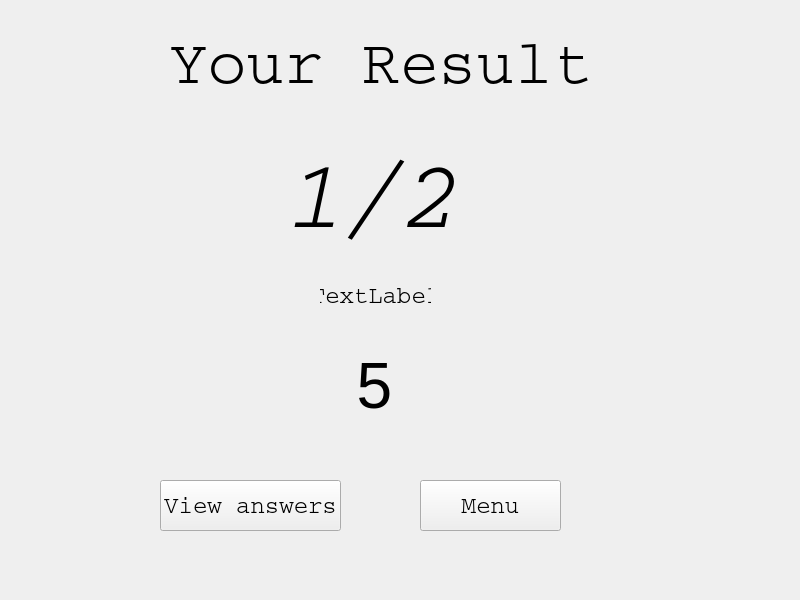
<?xml version="1.0" encoding="UTF-8"?>
<ui version="4.0">
 <class>MainWindow</class>
 <widget class="QMainWindow" name="MainWindow">
  <property name="geometry">
   <rect>
    <x>0</x>
    <y>0</y>
    <width>800</width>
    <height>600</height>
   </rect>
  </property>
  <property name="windowTitle">
   <string>Result</string>
  </property>
  <widget class="QWidget" name="centralwidget">
   <widget class="QLabel" name="resultLabel">
    <property name="geometry">
     <rect>
      <x>210</x>
      <y>80</y>
      <width>321</width>
      <height>241</height>
     </rect>
    </property>
    <property name="font">
     <font>
      <family>Courier</family>
      <pointsize>72</pointsize>
      <italic>true</italic>
     </font>
    </property>
    <property name="text">
     <string>1/2</string>
    </property>
    <property name="alignment">
     <set>Qt::AlignCenter</set>
    </property>
   </widget>
   <widget class="QLabel" name="percentLabel">
    <property name="geometry">
     <rect>
      <x>320</x>
      <y>270</y>
      <width>111</width>
      <height>51</height>
     </rect>
    </property>
    <property name="font">
     <font>
      <family>Courier</family>
      <pointsize>18</pointsize>
     </font>
    </property>
    <property name="text">
     <string>TextLabel</string>
    </property>
    <property name="alignment">
     <set>Qt::AlignCenter</set>
    </property>
   </widget>
   <widget class="QLabel" name="markLabel">
    <property name="geometry">
     <rect>
      <x>339</x>
      <y>330</y>
      <width>71</width>
      <height>111</height>
     </rect>
    </property>
    <property name="font">
     <font>
      <pointsize>48</pointsize>
     </font>
    </property>
    <property name="text">
     <string>5</string>
    </property>
    <property name="alignment">
     <set>Qt::AlignCenter</set>
    </property>
   </widget>
   <widget class="QLabel" name="label">
    <property name="geometry">
     <rect>
      <x>170</x>
      <y>30</y>
      <width>421</width>
      <height>71</height>
     </rect>
    </property>
    <property name="font">
     <font>
      <family>Courier</family>
      <pointsize>48</pointsize>
     </font>
    </property>
    <property name="text">
     <string>Your Result</string>
    </property>
    <property name="alignment">
     <set>Qt::AlignCenter</set>
    </property>
   </widget>
   <widget class="QPushButton" name="viewAnswersButton">
    <property name="geometry">
     <rect>
      <x>160</x>
      <y>480</y>
      <width>181</width>
      <height>51</height>
     </rect>
    </property>
    <property name="font">
     <font>
      <family>Courier</family>
      <pointsize>18</pointsize>
     </font>
    </property>
    <property name="text">
     <string>View answers</string>
    </property>
   </widget>
   <widget class="QPushButton" name="mainMenuButton">
    <property name="geometry">
     <rect>
      <x>420</x>
      <y>480</y>
      <width>141</width>
      <height>51</height>
     </rect>
    </property>
    <property name="font">
     <font>
      <family>Courier</family>
      <pointsize>18</pointsize>
     </font>
    </property>
    <property name="text">
     <string>Menu</string>
    </property>
   </widget>
  </widget>
 </widget>
 <resources/>
 <connections/>
</ui>
